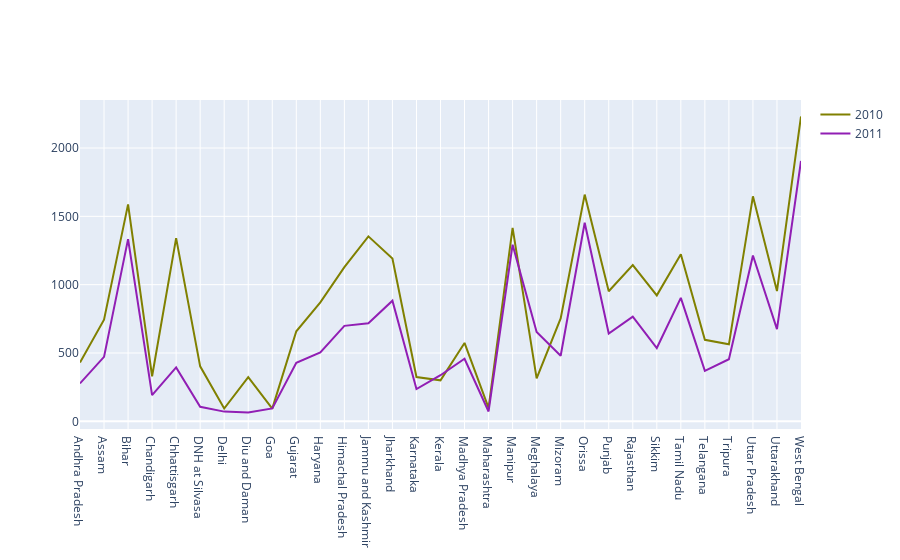

Here is the notebook cell this chart was saved with:
### Markdown cell above
Making a `fig_net` figure by merging data all across the `quickness_line_plots` list that we have

### Code cell
for i in range(int(len(quickness_line_plots))):
    quickness_line_plots[i]['data'][0]['line']['color']=colors_list[i]
    quickness_line_plots[i]['data'][0]['name'] = str(2010+i)
    
data = quickness_line_plots[0].data
for i in range(int(len(quickness_line_plots))):
    if i != 0:
        data += quickness_line_plots[i].data
fig_net = go.Figure(data=data)
fig_net.show()

### Figure 1 — Plotly figure (JSON) as saved in the notebook; plotly's stock layout.template omitted (floating-point values rounded to 4 significant figures)
{"data": [{"hovertemplate": "variable=quickness_of_action<br>state_name=%{x}<br>value=%{y}<extra></extra>", "legendgroup": "quickness_of_action", "line": {"color": "#808000", "dash": "solid"}, "marker": {"symbol": "circle"}, "mode": "lines", "name": "2010", "orientation": "v", "showlegend": true, "x": ["Andhra Pradesh", "Assam", "Bihar", "Chandigarh", "Chhattisgarh", "DNH at Silvasa", "Delhi", "Diu and Daman", "Goa", "Gujarat", "Haryana", "Himachal Pradesh", "Jammu and Kashmir", "Jharkhand", "Karnataka", "Kerala", "Madhya Pradesh", "Maharashtra", "Manipur", "Meghalaya", "Mizoram", "Orissa", "Punjab", "Rajasthan", "Sikkim", "Tamil Nadu", "Telangana", "Tripura", "Uttar Pradesh", "Uttarakhand", "West Bengal"], "xaxis": "x", "y": [430.6, 743.3, 1588.0, 329.4, 1340.0, 402.1, 93.67, 323.1, 92.49, 659.0, 870.1, 1128.0, 1354.0, 1191.0, 324.2, 299.9, 573.4, 98.35, 1416.0, 314.2, 752.5, 1659.0, 951.7, 1143.0, 921.7, 1222.0, 596.6, 563.3, 1647.0, 953.3, 2231.0], "yaxis": "y", "type": "scatter"}, {"hovertemplate": "variable=quickness_of_action<br>state_name=%{x}<br>value=%{y}<extra></extra>", "legendgroup": "quickness_of_action", "line": {"color": "#911eb4", "dash": "solid"}, "marker": {"symbol": "circle"}, "mode": "lines", "name": "2011", "orientation": "v", "showlegend": true, "x": ["Andhra Pradesh", "Assam", "Bihar", "Chandigarh", "Chhattisgarh", "DNH at Silvasa", "Delhi", "Diu and Daman", "Goa", "Gujarat", "Haryana", "Himachal Pradesh", "Jammu and Kashmir", "Jharkhand", "Karnataka", "Kerala", "Madhya Pradesh", "Maharashtra", "Manipur", "Meghalaya", "Mizoram", "Orissa", "Punjab", "Rajasthan", "Sikkim", "Tamil Nadu", "Telangana", "Tripura", "Uttar Pradesh", "Uttarakhand", "West Bengal"], "xaxis": "x", "y": [277.5, 471.6, 1333.0, 191.7, 394.6, 106.3, 70.9, 64.02, 93.97, 427.8, 503.8, 698.6, 717.9, 882.8, 236.1, 337.2, 458.0, 71.9, 1293.0, 653.3, 479.5, 1453.0, 642.3, 766.2, 536.1, 903.1, 369.6, 454.0, 1214.0, 674.5, 1906.0], "yaxis": "y", "type": "scatter"}], "layout": {"xaxis": {"type": "category", "range": [0, 30], "autorange": true}, "yaxis": {"type": "linear", "range": [-56.38, 2352.0], "autorange": true}, "autosize": true}}
